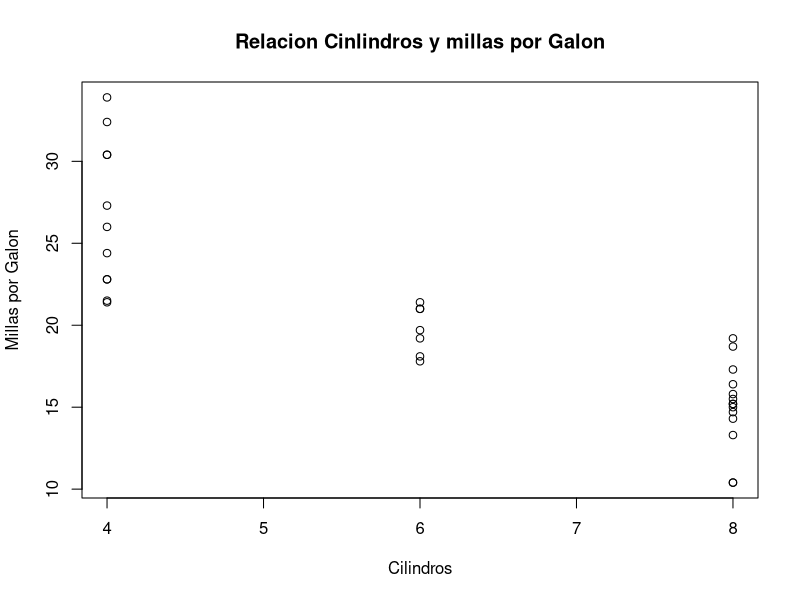
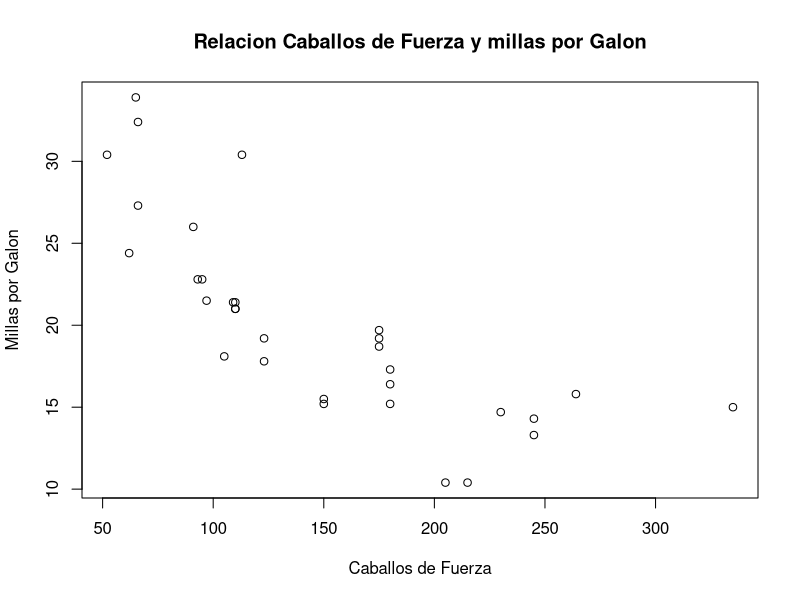

Write R code to recreate these figures, in order. (Note: this script raises an error after producing the figures.)
##EDA con dataset proyecto - Gráficas de dispersión.
##plot (y,X)
plot(mtcars$mpg ~ mtcars$cyl,
     xlab="Cilindros",ylab = "Millas por Galon",
     main="Relacion Cinlindros y millas por Galon")


plot(mtcars$mpg ~ mtcars$hp,
     xlab="Caballos de Fuerza",ylab = "Millas por Galon",
     main="Relacion Caballos de Fuerza y millas por Galon")


##EDA orangeec

plot(orangeec$Unemployment ~ orangeec$Education.invest...GDP,
     xlab="Inversion Educacion (%PIB)",
     ylab = "Desempleo",
     main="Relacion Inversion en Educacion y Desempleo")



plot(orangeec$GDP.PC ~ orangeec$Creat.Ind...GDP,
     xlab="Aporte Economia Naranja al PIB",
     ylab = "PIB Per Capita",
     main="Relacion Economia Naranja y PIB per Capita ")


##EDA Histogramas

gplot(mtcars$hp,
      geom="histogram",
      xlab="Caballos de Fuerza",
      main="Carros Segun Caballos de Fuerza")



ggplot(mtcars,aes(x=hp))+
       geom_histogram(binwidth = 30)+
       labs(x="Caballos de Fuerza",y="Cantidad de Autos",
       title="Caballos de Fuerza en Autos Seleecionados")+
       theme(legend.position = "none")+
       theme(panel.background = element_blank(),
             panel.grid.major = element_blank(),
             panel.grid.minor = element_blank())

ggplot()+geom_histogram(data = mtcars,
                        aes(x=hp),fill="Blue",color="Red",
                        binwidth =20)+
  labs(x="Caballos de Fuerza",y="Cantidad de Autos",
       title="Caballos de Fuerza en Autos Seleecionados")+
  
  xlim(c(80,280))+
  theme(legend.position = "none")+
  theme(panel.background = element_blank(),
        panel.grid.major = element_blank(),
        panel.grid.minor = element_blank())


##Orangeec

ggplot()+geom_histogram(data = orangeec,
                        aes(x=orangeec$GDP.PC),fill="Blue",color="Red",
                        binwidth =2000)+
  labs(x="PIB Per Capita",y="Cantidad de Paises",
       title="PIB Per Capita por Pais LATAM")+
  theme(legend.position = "none")+
  theme(panel.background = element_blank(),
        panel.grid.major = element_blank(),
        panel.grid.minor = element_blank())



ggplot()+geom_histogram(data = orangeec,
                        aes(x=orangeec$Creat.Ind...GDP),fill="Blue",color="Red",
                        binwidth =1)+
  labs(x="Aporte de Economia Naranja al PIB%",y="Cantidad de Paises",
       title="Aporte de Economia al PIB por Pais LATAM")+
  theme(legend.position = "none")+
  theme(panel.background = element_blank(),
        panel.grid.major = element_blank(),
        panel.grid.minor = element_blank())



ggplot()+geom_histogram(data = orangeec,
                        aes(x=orangeec$Internet.penetration...population),fill="red",color="gray",
                        binwidth =5)+
  labs(x="%Penetracion de Internet",y="Cantidad de Paises",
       title="Penetracion % por Pais LATAM")+
  theme(legend.position = "none")+
  theme(panel.background = element_blank(),
        panel.grid.major = element_blank(),
        panel.grid.minor = element_blank())


##EDA con box plot- ggplot2

boxplot(mtcars$hp,
        ylab="Caballos de Fuerza",
        main="Caballos de Fuerza en Carros mtcars")

ggplot(mtcars,aes(x=as.factor(cyl),y=hp,fill=cyl))+
  geom_boxplot(alpha=0.6)+
  labs(x="Cilindros",y="Caballos de Fuerza", title = "Caballos de Fuerza segun cilindros en mtcars")+
  theme(legend.position = "none")+
  theme(panel.background = element_blank(),
        panel.grid.major = element_blank(),
        panel.grid.minor = element_blank())


ggplot(mtcars,aes(x=am,y=mpg,fill=am))+
  geom_boxplot(alpha=0.6)+
  labs(x="Tipo de Caja",y="Millas por Galom", title = "Millas por galon segun tipo de caja en mtcars")+
  theme(legend.position = "none")+
  theme(panel.background = element_blank(),
        panel.grid.major = element_blank(),
        panel.grid.minor = element_blank())

#Ajustar Etiquetas desde Logicas.
mtcars$am<-factor(mtcars$am,levels = c(TRUE,FALSE),
                  labels = c("Manual","Automatico"))






##Economia Naranja
#Mean -> PROMEDIO

economy <- mean(orangeec$GDP.PC)
economy


# Crear nueva variabale segun columna
#  %>% -> PAsar a 

orangeec <- orangeec %>%
            mutate(Strong_economy=ifelse(orangeec$GDP.PC<economy,
                                         "Por Debajo del Promedio PIB Per Capita",
                                         "Por encima del promedio PIB Per Capita"))


ggplot(orangeec,aes(x=orangeec$Strong_economy,y=orangeec$Creat.Ind...GDP,fill=Strong_economy))+
  geom_boxplot(alpha=0.4)+
  labs(x="Tipo de Pais",y="aporte Economia Naranja", 
       title = "Aporte de Economia Naranja en PIB Paises LATAM con lato y bajo PIB Percapita")+
  theme(legend.position = "none")+
  theme(panel.background = element_blank(),
        panel.grid.major = element_blank(),
        panel.grid.minor = element_blank())


ggplot(orangeec,aes(x=orangeec$Strong_economy,y=orangeec$Internet.penetration...population,fill=Strong_economy))+
  geom_boxplot(alpha=0.4)+
  labs(x="Tipo de Pais",y="Penetracion de Internet", 
       title = "Penetracion de Internet en PIB Paises LATAM con lato y bajo PIB Percapita")+
  theme(legend.position = "none")+
  theme(panel.background = element_blank(),
        panel.grid.major = element_blank(),
        panel.grid.minor = element_blank())

##Graficas de Dispersion = scatter Plot (X,Y)


ggplot(mtcars,aes(hp,mpg))+
  geom_point()+
  labs(x="Caballas de Fuerza",y ="Millas por Galons",title="Caballos de Fuerza y millas por galon")+
  theme(legend.position = "none")+
  theme(panel.background = element_blank(),
        panel.grid.major = element_blank(),
        panel.grid.minor = element_blank())




ggplot(mtcars,aes(wt,hp))+
  geom_point()+
  labs(x="Peso",
       y ="Caball0s de Fuerza",
       title="Potencia y Caballos de Fuerza")+
  theme(legend.position = "none")+
  theme(panel.background = element_blank(),
        panel.grid.major = element_blank(),
        panel.grid.minor = element_blank())




ggplot(mtcars,aes(hp,qsec))+
  geom_point(aes(color=am,size=cyl))+
  labs(x="caballos de Fuerza",
       y ="Tiempo en 1/4 de milla",
       title="Tiempo en 1/4 de milla y Caballos de Fuerza")



